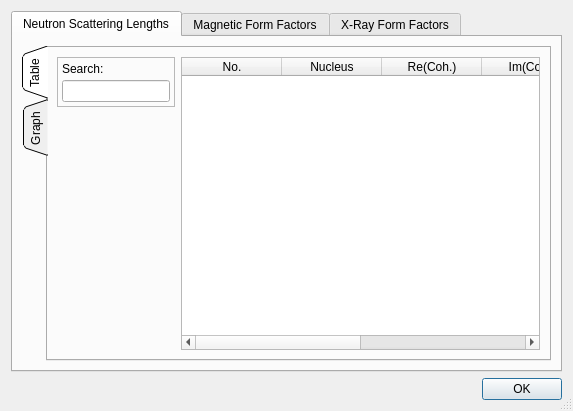
<?xml version="1.0" encoding="UTF-8"?>
<ui version="4.0">
 <class>FormFactorDlg</class>
 <widget class="QDialog" name="FormFactorDlg">
  <property name="geometry">
   <rect>
    <x>0</x>
    <y>0</y>
    <width>573</width>
    <height>411</height>
   </rect>
  </property>
  <property name="windowTitle">
   <string>List of Elements</string>
  </property>
  <property name="sizeGripEnabled">
   <bool>true</bool>
  </property>
  <layout class="QGridLayout" name="gridLayout_3">
   <item row="0" column="0" colspan="2">
    <widget class="QTabWidget" name="tabWidget">
     <property name="currentIndex">
      <number>0</number>
     </property>
     <widget class="QWidget" name="tabSc">
      <attribute name="title">
       <string>Neutron Scattering Lengths</string>
      </attribute>
      <layout class="QGridLayout" name="gridLayout_8">
       <item row="0" column="0">
        <widget class="QTabWidget" name="tabSc2">
         <property name="tabPosition">
          <enum>QTabWidget::West</enum>
         </property>
         <property name="tabShape">
          <enum>QTabWidget::Triangular</enum>
         </property>
         <property name="currentIndex">
          <number>0</number>
         </property>
         <widget class="QWidget" name="tab_2">
          <attribute name="title">
           <string>Table</string>
          </attribute>
          <layout class="QGridLayout" name="gridLayout_10">
           <item row="0" column="0">
            <widget class="QFrame" name="frame_4">
             <property name="frameShape">
              <enum>QFrame::StyledPanel</enum>
             </property>
             <property name="frameShadow">
              <enum>QFrame::Plain</enum>
             </property>
             <layout class="QGridLayout" name="gridLayout_9">
              <property name="margin">
               <number>4</number>
              </property>
              <property name="spacing">
               <number>4</number>
              </property>
              <item row="0" column="0">
               <widget class="QLabel" name="label_2">
                <property name="text">
                 <string>Search:</string>
                </property>
               </widget>
              </item>
              <item row="1" column="0">
               <widget class="QLineEdit" name="editSLSearch"/>
              </item>
             </layout>
            </widget>
           </item>
           <item row="0" column="1" rowspan="2">
            <widget class="QTableWidget" name="tableSL">
             <property name="sizePolicy">
              <sizepolicy hsizetype="Expanding" vsizetype="Expanding">
               <horstretch>3</horstretch>
               <verstretch>0</verstretch>
              </sizepolicy>
             </property>
             <property name="alternatingRowColors">
              <bool>true</bool>
             </property>
             <property name="selectionBehavior">
              <enum>QAbstractItemView::SelectRows</enum>
             </property>
             <property name="sortingEnabled">
              <bool>true</bool>
             </property>
             <attribute name="verticalHeaderVisible">
              <bool>false</bool>
             </attribute>
             <column>
              <property name="text">
               <string>No.</string>
              </property>
             </column>
             <column>
              <property name="text">
               <string>Nucleus</string>
              </property>
             </column>
             <column>
              <property name="text">
               <string>Re(Coh.)</string>
              </property>
             </column>
             <column>
              <property name="text">
               <string>Im(Coh.)</string>
              </property>
             </column>
             <column>
              <property name="text">
               <string>Re(Inc.)</string>
              </property>
             </column>
             <column>
              <property name="text">
               <string>Im(Inc.)</string>
              </property>
             </column>
            </widget>
           </item>
           <item row="1" column="0">
            <spacer name="verticalSpacer_2">
             <property name="orientation">
              <enum>Qt::Vertical</enum>
             </property>
             <property name="sizeHint" stdset="0">
              <size>
               <width>20</width>
               <height>227</height>
              </size>
             </property>
            </spacer>
           </item>
          </layout>
         </widget>
         <widget class="QWidget" name="tab">
          <attribute name="title">
           <string>Graph</string>
          </attribute>
          <layout class="QGridLayout" name="gridLayout_5">
           <item row="0" column="1" rowspan="2">
            <widget class="QwtPlot" name="plotSc">
             <property name="sizePolicy">
              <sizepolicy hsizetype="Preferred" vsizetype="Preferred">
               <horstretch>3</horstretch>
               <verstretch>0</verstretch>
              </sizepolicy>
             </property>
            </widget>
           </item>
           <item row="1" column="0">
            <spacer name="verticalSpacer">
             <property name="orientation">
              <enum>Qt::Vertical</enum>
             </property>
             <property name="sizeHint" stdset="0">
              <size>
               <width>20</width>
               <height>276</height>
              </size>
             </property>
            </spacer>
           </item>
           <item row="0" column="0">
            <widget class="QFrame" name="frame_2">
             <property name="sizePolicy">
              <sizepolicy hsizetype="Preferred" vsizetype="Preferred">
               <horstretch>0</horstretch>
               <verstretch>0</verstretch>
              </sizepolicy>
             </property>
             <property name="frameShape">
              <enum>QFrame::StyledPanel</enum>
             </property>
             <layout class="QGridLayout" name="gridLayout_4">
              <property name="margin">
               <number>4</number>
              </property>
              <property name="spacing">
               <number>4</number>
              </property>
              <item row="0" column="0">
               <widget class="QRadioButton" name="radioCoherent">
                <property name="text">
                 <string>Coherent</string>
                </property>
                <property name="checked">
                 <bool>true</bool>
                </property>
               </widget>
              </item>
              <item row="1" column="0">
               <widget class="QRadioButton" name="radioIncoherent">
                <property name="text">
                 <string>Incoherent</string>
                </property>
               </widget>
              </item>
             </layout>
            </widget>
           </item>
          </layout>
         </widget>
        </widget>
       </item>
      </layout>
     </widget>
     <widget class="QWidget" name="tabMFF">
      <attribute name="title">
       <string>Magnetic Form Factors</string>
      </attribute>
      <layout class="QGridLayout" name="gridLayout_7">
       <item row="0" column="0">
        <widget class="QSplitter" name="splitter_2">
         <property name="orientation">
          <enum>Qt::Horizontal</enum>
         </property>
         <widget class="QGroupBox" name="groupBox_3">
          <property name="sizePolicy">
           <sizepolicy hsizetype="Preferred" vsizetype="Preferred">
            <horstretch>1</horstretch>
            <verstretch>0</verstretch>
           </sizepolicy>
          </property>
          <property name="title">
           <string>Atom / Ion</string>
          </property>
          <layout class="QGridLayout" name="gridLayout_6">
           <property name="margin">
            <number>4</number>
           </property>
           <property name="spacing">
            <number>4</number>
           </property>
           <item row="4" column="0">
            <widget class="QDoubleSpinBox" name="spinL">
             <property name="sizePolicy">
              <sizepolicy hsizetype="MinimumExpanding" vsizetype="Fixed">
               <horstretch>0</horstretch>
               <verstretch>0</verstretch>
              </sizepolicy>
             </property>
             <property name="prefix">
              <string>L=</string>
             </property>
             <property name="decimals">
              <number>1</number>
             </property>
             <property name="singleStep">
              <double>0.500000000000000</double>
             </property>
            </widget>
           </item>
           <item row="3" column="1">
            <widget class="QDoubleSpinBox" name="spinJ">
             <property name="prefix">
              <string>J=</string>
             </property>
             <property name="decimals">
              <number>1</number>
             </property>
             <property name="singleStep">
              <double>0.500000000000000</double>
             </property>
            </widget>
           </item>
           <item row="4" column="1">
            <widget class="QDoubleSpinBox" name="spinS">
             <property name="sizePolicy">
              <sizepolicy hsizetype="MinimumExpanding" vsizetype="Fixed">
               <horstretch>0</horstretch>
               <verstretch>0</verstretch>
              </sizepolicy>
             </property>
             <property name="prefix">
              <string>S=</string>
             </property>
             <property name="decimals">
              <number>1</number>
             </property>
             <property name="singleStep">
              <double>0.500000000000000</double>
             </property>
            </widget>
           </item>
           <item row="0" column="0" colspan="2">
            <widget class="QListWidget" name="listMAtoms">
             <property name="sizePolicy">
              <sizepolicy hsizetype="Expanding" vsizetype="Expanding">
               <horstretch>0</horstretch>
               <verstretch>0</verstretch>
              </sizepolicy>
             </property>
             <property name="alternatingRowColors">
              <bool>true</bool>
             </property>
            </widget>
           </item>
           <item row="3" column="0">
            <widget class="QLabel" name="label">
             <property name="text">
              <string>Term Sym.:</string>
             </property>
            </widget>
           </item>
           <item row="2" column="0">
            <widget class="QLabel" name="label_3">
             <property name="text">
              <string>Search:</string>
             </property>
            </widget>
           </item>
           <item row="2" column="1">
            <widget class="QLineEdit" name="editMFilter">
             <property name="sizePolicy">
              <sizepolicy hsizetype="Expanding" vsizetype="Fixed">
               <horstretch>0</horstretch>
               <verstretch>0</verstretch>
              </sizepolicy>
             </property>
             <property name="toolTip">
              <string>Search Atoms</string>
             </property>
            </widget>
           </item>
           <item row="5" column="0">
            <widget class="QLabel" name="label_4">
             <property name="text">
              <string>Orbitals:</string>
             </property>
            </widget>
           </item>
           <item row="5" column="1">
            <widget class="QLineEdit" name="editOrbital">
             <property name="sizePolicy">
              <sizepolicy hsizetype="Expanding" vsizetype="Fixed">
               <horstretch>0</horstretch>
               <verstretch>0</verstretch>
              </sizepolicy>
             </property>
             <property name="toolTip">
              <string>Orbitals</string>
             </property>
            </widget>
           </item>
          </layout>
         </widget>
         <widget class="QwtPlot" name="plotMF">
          <property name="sizePolicy">
           <sizepolicy hsizetype="Preferred" vsizetype="Preferred">
            <horstretch>3</horstretch>
            <verstretch>0</verstretch>
           </sizepolicy>
          </property>
         </widget>
        </widget>
       </item>
      </layout>
     </widget>
     <widget class="QWidget" name="tabFF">
      <attribute name="title">
       <string>X-Ray Form Factors</string>
      </attribute>
      <layout class="QGridLayout" name="gridLayout">
       <item row="0" column="0">
        <widget class="QSplitter" name="splitter">
         <property name="orientation">
          <enum>Qt::Horizontal</enum>
         </property>
         <widget class="QGroupBox" name="groupBox">
          <property name="sizePolicy">
           <sizepolicy hsizetype="Preferred" vsizetype="Preferred">
            <horstretch>1</horstretch>
            <verstretch>0</verstretch>
           </sizepolicy>
          </property>
          <property name="minimumSize">
           <size>
            <width>0</width>
            <height>0</height>
           </size>
          </property>
          <property name="title">
           <string>Atom / Ion</string>
          </property>
          <layout class="QGridLayout" name="gridLayout_2">
           <property name="margin">
            <number>4</number>
           </property>
           <property name="spacing">
            <number>4</number>
           </property>
           <item row="1" column="1">
            <widget class="QLineEdit" name="editFilter">
             <property name="toolTip">
              <string>Search Atoms</string>
             </property>
            </widget>
           </item>
           <item row="0" column="1">
            <widget class="QListWidget" name="listAtoms">
             <property name="showDropIndicator" stdset="0">
              <bool>false</bool>
             </property>
             <property name="alternatingRowColors">
              <bool>true</bool>
             </property>
            </widget>
           </item>
          </layout>
         </widget>
         <widget class="QwtPlot" name="plotF">
          <property name="sizePolicy">
           <sizepolicy hsizetype="Preferred" vsizetype="Preferred">
            <horstretch>3</horstretch>
            <verstretch>0</verstretch>
           </sizepolicy>
          </property>
         </widget>
        </widget>
       </item>
      </layout>
     </widget>
    </widget>
   </item>
   <item row="1" column="0">
    <widget class="QLabel" name="labelStatus">
     <property name="sizePolicy">
      <sizepolicy hsizetype="Expanding" vsizetype="Preferred">
       <horstretch>0</horstretch>
       <verstretch>0</verstretch>
      </sizepolicy>
     </property>
     <property name="text">
      <string/>
     </property>
    </widget>
   </item>
   <item row="1" column="1">
    <widget class="QDialogButtonBox" name="buttonBox">
     <property name="sizePolicy">
      <sizepolicy hsizetype="Fixed" vsizetype="Fixed">
       <horstretch>0</horstretch>
       <verstretch>0</verstretch>
      </sizepolicy>
     </property>
     <property name="orientation">
      <enum>Qt::Horizontal</enum>
     </property>
     <property name="standardButtons">
      <set>QDialogButtonBox::Ok</set>
     </property>
    </widget>
   </item>
  </layout>
 </widget>
 <customwidgets>
  <customwidget>
   <class>QwtPlot</class>
   <extends>QFrame</extends>
   <header>qwt_plot.h</header>
  </customwidget>
 </customwidgets>
 <tabstops>
  <tabstop>tabWidget</tabstop>
  <tabstop>tabSc2</tabstop>
  <tabstop>editSLSearch</tabstop>
  <tabstop>tableSL</tabstop>
  <tabstop>radioCoherent</tabstop>
  <tabstop>radioIncoherent</tabstop>
  <tabstop>listMAtoms</tabstop>
  <tabstop>spinJ</tabstop>
  <tabstop>spinL</tabstop>
  <tabstop>spinS</tabstop>
  <tabstop>listAtoms</tabstop>
  <tabstop>editFilter</tabstop>
  <tabstop>buttonBox</tabstop>
 </tabstops>
 <resources/>
 <connections>
  <connection>
   <sender>buttonBox</sender>
   <signal>accepted()</signal>
   <receiver>FormFactorDlg</receiver>
   <slot>accept()</slot>
   <hints>
    <hint type="sourcelabel">
     <x>248</x>
     <y>254</y>
    </hint>
    <hint type="destinationlabel">
     <x>157</x>
     <y>274</y>
    </hint>
   </hints>
  </connection>
  <connection>
   <sender>buttonBox</sender>
   <signal>rejected()</signal>
   <receiver>FormFactorDlg</receiver>
   <slot>reject()</slot>
   <hints>
    <hint type="sourcelabel">
     <x>316</x>
     <y>260</y>
    </hint>
    <hint type="destinationlabel">
     <x>286</x>
     <y>274</y>
    </hint>
   </hints>
  </connection>
 </connections>
</ui>
